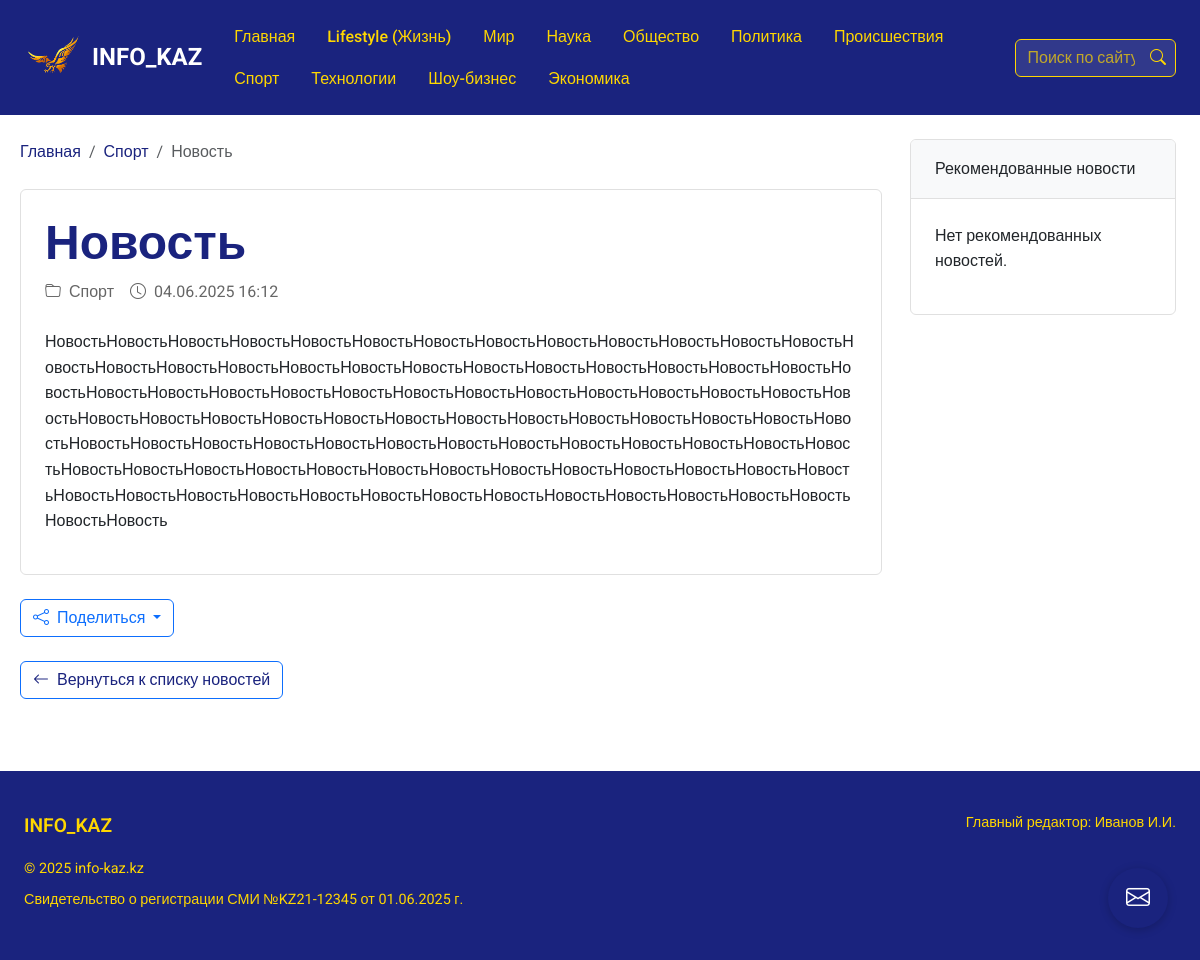
Page /news/ on the committed database.
### news/models.py (models this page shows, shortened)
class Category(models.Model):
    name = models.CharField(max_length=100, verbose_name='Название категории')
    slug = models.SlugField(max_length=100, unique=True, db_index=True, verbose_name='URL-слаг')
    class Meta:
        verbose_name = 'Категория'
        verbose_name_plural = 'Категории'
        ordering = ['name']

class News(models.Model):
    title = models.CharField(max_length=200, verbose_name='Заголовок')
    content = models.TextField(verbose_name='Текст новости')
    created_at = models.DateTimeField(auto_now_add=True, verbose_name='Дата публикации')
    image = models.ImageField(upload_to='news_images/', verbose_name='Изображение', null=True, blank=True)
    category = models.ForeignKey(Category, on_delete=models.CASCADE, related_name='news', verbose_name='Категория')
    is_published = models.BooleanField(default=False, verbose_name='Опубликовано')
    is_deleted = models.BooleanField(default=False, verbose_name='Удалено')
    views_count = models.IntegerField(default=0, verbose_name='Количество просмотров')
    slug = models.SlugField(max_length=200, unique=True, db_index=True, verbose_name='URL-слаг')
    is_news_of_the_day = models.BooleanField(default=False, verbose_name='Новость дня')
    class Meta:
        verbose_name = 'Новость'
        verbose_name_plural = 'Новости'
        ordering = ['-created_at']
    def save(self, *args, **kwargs):
        super().save(*args, **kwargs)

class FooterContent(models.Model):
    site_name = models.CharField(_('Название сайта'), max_length=100)
    site_name_font_size = models.CharField(_('Размер шрифта Названия сайта'), max_length=20, default='1.2rem', help_text=_('Например: 16px, 1.2em, 1.5rem'))
    copyright_text = models.CharField(_('Текст копирайта'), max_length=200)
    copyright_text_font_size = models.CharField(_('Размер шрифта Текста копирайта'), max_length=20, default='0.9rem', help_text=_('Например: 14px, 0.9em, 0.8rem'))
    registration_info = models.CharField(_('Информация о регистрации'), max_length=200, blank=True, null=True)
    registration_info_font_size = models.CharField(_('Размер шрифта Информации о регистрации'), max_length=20, default='0.9rem', blank=True, help_text=_('Например: 14px, 0.9em, 0.8rem'))
    editor_info = models.CharField(_('Информация о редакторе'), max_length=200, blank=True, null=True)
    editor_info_font_size = models.CharField(_('Размер шрифта Информации о редакторе'), max_length=20, default='0.9rem', blank=True, help_text=_('Например: 14px, 0.9em, 0.8rem'))
    extra_fields = JSONField(_('Дополнительные поля (текст и размер шрифта)'), default=dict, blank=True)
    updated_at = models.DateTimeField(_('Последнее обновление'), auto_now=True)
    class Meta:
        verbose_name = _('Содержимое футера')
        verbose_name_plural = _('Содержимое футера')

### news/views.py (the view)
# urls.py: path('<slug:news_slug>/', views.news_detail, name='news_detail'),
def news_detail(request, news_slug):
    if request.user.is_staff and request.GET.get('preview_deleted') == 'True':
        news = get_object_or_404(News, slug=news_slug) # Get news regardless of published/deleted status
    else:
        news = get_object_or_404(News, slug=news_slug, is_published=True, is_deleted=False)
    viewed_news_list = request.session.get('viewed_news', [])
    if not (request.user.is_staff and request.GET.get('preview_deleted') == 'True') and news.slug not in viewed_news_list:
        news.views_count = F('views_count') + 1
        news.save()
        viewed_news_list.append(news.slug)
        request.session['viewed_news'] = viewed_news_list
        request.session.modified = True # Mark session as modified
        news.refresh_from_db()
    recommended_news = News.objects.filter(
        is_published=True # Consider all published news for randomness
    ).exclude(slug=news_slug).order_by('?')[:5] # Get 5 random news
    categories = Category.objects.all()
    context = {
        'news': news,
        'recommended_news': recommended_news, # Add recommended news to context
        'categories': categories,
    }
    return render(request, 'news/news_detail.html', context)

### news/views.py (called while the page is built, shortened)
def get_footer_content(request):
    footer_content = FooterContent.objects.first()
    return {'footer_content': footer_content}

### news/templates/news/news_detail.html (shortened to what this page needs)
{% extends 'news/base.html' %}
{% block content %}
<div class="row">
    <div class="col-md-9 ps-md-2">
        <nav aria-label="breadcrumb" class="mb-4">
            <ol class="breadcrumb">
                <li class="breadcrumb-item"><a href="{% url 'news:index' %}" class="text-decoration-none">Главная</a></li>
                <li class="breadcrumb-item"><a href="{% url 'news:category_detail' category_slug=news.category.slug %}" class="text-decoration-none">{{ news.category.name }}</a></li>
                <li class="breadcrumb-item active" aria-current="page">{{ news.title }}</li>
            </ol>
        </nav>
        <article class="card mb-4">
            <div class="card-body">
                <header class="mb-4">
                    <h1 class="card-title display-5 fw-bold">{{ news.title }}</h1>
                    <div class="d-flex align-items-center text-muted mb-3">
                        <i class="bi bi-folder me-2"></i>
                        <span class="me-3">{{ news.category.name }}</span>
                        <i class="bi bi-clock me-2"></i>
                        <span>{{ news.created_at|date:"d.m.Y H:i" }}</span>
                    </div>
                </header>
                <div class="news-content">
                    {{ news.content|safe }}
                </div>
            </div>
        </article>
        <div class="mt-4">
            <div class="dropdown">
                <button class="btn btn-outline-primary dropdown-toggle" type="button" id="shareDropdown" data-bs-toggle="dropdown" aria-expanded="false">
                    <i class="bi bi-share me-2"></i>Поделиться
                </button>
            </div>
        </div>
        <div class="mt-4">
            <a href="{% url 'news:category_detail' category_slug=news.category.slug %}" class="btn btn-outline-primary">
                <i class="bi bi-arrow-left me-2"></i>Вернуться к списку новостей
            </a>
        </div>
    </div>
    <div class="col-md-3 ps-md-3">
        <div class="card mb-4">
            <div class="card-header">Рекомендованные новости</div>
            <div class="card-body">
                {% if recommended_news %}
                    <ul class="list-unstyled">
                        {% for rec_news in recommended_news %}
                            <li class="mb-3">
                                <h6 class="mb-1"><a href="{% url 'news:news_detail' rec_news.slug %}" class="news-title-link">{{ rec_news.title }}</a></h6>
                                <small class="text-muted">{{ rec_news.created_at|date:"d.m.Y" }}</small>
                            </li>
                        {% endfor %}
                    </ul>
                {% else %}
                    <p>Нет рекомендованных новостей.</p>
                {% endif %}
            </div>
        </div>
    </div>
</div>
{% endblock %}

### news/templates/news/base.html (shortened to what this page needs)
{% load static %}
<!DOCTYPE html>
<html lang="ru">
<head>
    <link href="https://cdn.jsdelivr.net/npm/bootstrap@5.3.0/dist/css/bootstrap.min.css" rel="stylesheet">
    <link href="https://cdn.jsdelivr.net/npm/bootstrap-icons@1.11.0/font/bootstrap-icons.css" rel="stylesheet">
    <link rel="stylesheet" href="{% static 'news/style.css' %}">
</head>
<body>
    <nav class="navbar navbar-expand-lg navbar-dark bg-dark">
        <div class="container">
            <a class="navbar-brand d-flex align-items-center" href="{% url 'news:index' %}">
                <img src="{% static 'news/images/eagle.png' %}" alt="INFO_KAZ" height="60" class="me-2">
                INFO_KAZ
            </a>
            <div class="collapse navbar-collapse" id="navbarNav">
                <ul class="navbar-nav me-auto mb-2 mb-lg-0">
                    <li class="nav-item">
                        <a class="nav-link {% if request.resolver_match.url_name == 'index' %}active{% endif %}"
                           href="{% url 'news:index' %}">
                            Главная
                        </a>
                    </li>
                    {% for category in categories %}
                    <li class="nav-item">
                        <a class="nav-link {% if request.resolver_match.kwargs.category_slug == category.slug %}active{% endif %}"
                           href="{% url 'news:category_detail' category_slug=category.slug %}">
                            {{ category.name }}
                        </a>
                    </li>
                    {% endfor %}
                </ul>
                <form method="get" action="{% url 'news:index' %}" class="search-form">
                    <input type="text" name="search" class="form-control" placeholder="Поиск по сайту..." value="{{ request.GET.search }}">
                    <button type="submit" class="btn">
                        <i class="bi bi-search"></i>
                    </button>
                </form>
            </div>
        </div>
    </nav>
    <div class="container py-4">
        {% block content %}
        {% endblock %}
    </div>
    <a href="{% url 'news:contact' %}" class="contact-button" title="Связаться с нами">
        <i class="bi bi-envelope"></i>
    </a>
    <footer>
        <div class="container">
            <div class="row">
                <div class="col-md-6">
                    <div class="footer-title" style="font-size: {{ footer_content.site_name_font_size }};">{{ footer_content.site_name }}</div>
                    <p style="font-size: {{ footer_content.copyright_text_font_size }};">{{ footer_content.copyright_text }}</p>
                    <p style="font-size: {{ footer_content.registration_info_font_size }};">{{ footer_content.registration_info }}</p>
                </div>
                <div class="col-md-6 text-md-end">
                    <p style="font-size: {{ footer_content.editor_info_font_size }};">{{ footer_content.editor_info }}</p>
                </div>
            </div>
        </div>
    </footer>
</body>
</html>

### news/static/news/style.css (style rules this page uses)
:root { --primary-color: #1a237e; --secondary-color: #0d47a1; --accent-color: #2962ff; --text-color: #333; --light-gray: #f8f9fa; --border-color: #e0e0e0; --gold-color: #FFD700; }
body { font-family: 'Roboto', sans-serif; color: var(--text-color); background-color: white; line-height: 1.6; }
.navbar { background-color: var(--primary-color) !important; padding: 1rem 0; }
.navbar-brand { font-weight: 700; font-size: 1.5rem; color: white !important; text-decoration: none !important; }
.navbar-nav { flex-wrap: wrap; }
.nav-link { color: var(--gold-color) !important; font-weight: 500; padding: 0.5rem 1rem !important; transition: all 0.3s ease; text-decoration: none !important; }
.search-form { position: relative; max-width: 300px; }
.search-form .form-control { background-color: rgba(255, 255, 255, 0.1); border: 1px solid var(--gold-color); color: var(--gold-color); padding-right: 40px; }
.search-form .form-control::placeholder { color: rgba(255, 215, 0, 0.7); }
.search-form .btn { position: absolute; right: 0; top: 0; height: 100%; color: var(--gold-color); background: none; border: none; padding: 0 10px; }
.card { border: 1px solid var(--border-color); box-shadow: none; transition: transform 0.2s ease, box-shadow 0.2s ease; margin-bottom: 1.5rem; background-color: white; }
.card-header { background-color: var(--light-gray); border-bottom: 1px solid var(--border-color); padding: 1rem 1.5rem; }
.card-body { padding: 1.5rem; }
.card-title { font-weight: 600; color: var(--primary-color); margin-bottom: 0.5rem; }
.text-muted { color: #666 !important; }
.container { max-width: 1200px; padding: 0 1.5rem; background-color: transparent; }
footer { background-color: var(--primary-color); color: var(--gold-color); padding: 2.5rem 0; margin-top: 3rem; }
footer p { margin-bottom: 0.5rem; font-size: 0.9rem; color: var(--gold-color); }
footer .footer-title { font-size: 1.2rem; font-weight: 600; margin-bottom: 1rem; }
.contact-button { position: fixed; bottom: 2rem; right: 2rem; width: 60px; height: 60px; border-radius: 50%; background-color: var(--primary-color); color: white; display: flex; align-items: center; justify-content: center; text-decoration: none; box-shadow: 0 2px 10px rgba(0,0,0,0.2); transition: all 0.3s ease; z-index: 1000; }
.contact-button i { font-size: 1.5rem; color: white; }
.container a { color: var(--primary-color); text-decoration: none !important; transition: color 0.3s ease; }
.navbar-brand { text-decoration: none !important; }

### rows in the picture
Category: name "Lifestyle (Жизнь)"
Category: name "Мир"
Category: name "Наука"
Category: name "Общество"
Category: name "Политика"
Category: name "Происшествия"
Category: name "Спорт"
Category: name "Технологии"
Category: name "Шоу-бизнес"
Category: name "Экономика"
News: category.name "Спорт", title "Новость", created_at "04.06.2025 16:12", content "НовостьНовостьНовостьНовостьНовостьНовостьНовостьНовостьНовостьНовостьНовостьНовостьНовостьНовостьНовостьНовостьНовостьНовостьНовостьНовостьНовостьНовостьНовостьНовостьНовостьНовостьНовостьНовостьНовостьНовостьНовостьНовостьНовостьНовостьНовостьНовостьНовостьНовостьНовостьНовостьНовостьНовостьНовостьНовостьНовостьНовостьНовостьНовостьНовостьНовостьНовостьНовостьНовостьНовостьНовостьНовостьНовостьНовостьНовостьНовостьНовостьНовостьНовостьНовостьНовостьНовостьНовостьНовостьНовостьНовостьНовостьНовостьНовостьНовостьНовостьНовостьНовостьНовостьНовостьНовостьНовостьНовостьНовостьНовостьНовостьНовостьНовостьНовостьНовостьНовостьНовостьНовостьНовостьНовость"
FooterContent: site_name "INFO_KAZ", copyright_text "© 2025 info-kaz.kz", registration_info "Свидетельство о регистрации СМИ №KZ21-12345 от 01.06.2025 г.", editor_info "Главный редактор: Иванов И.И."
